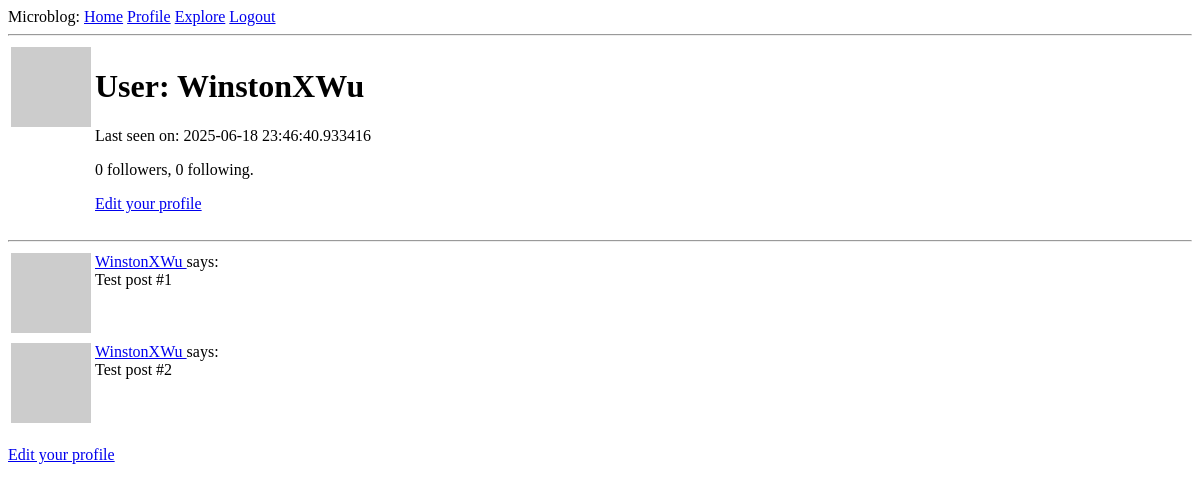
Before: /user/WinstonXWu (signed in) with the older database file.
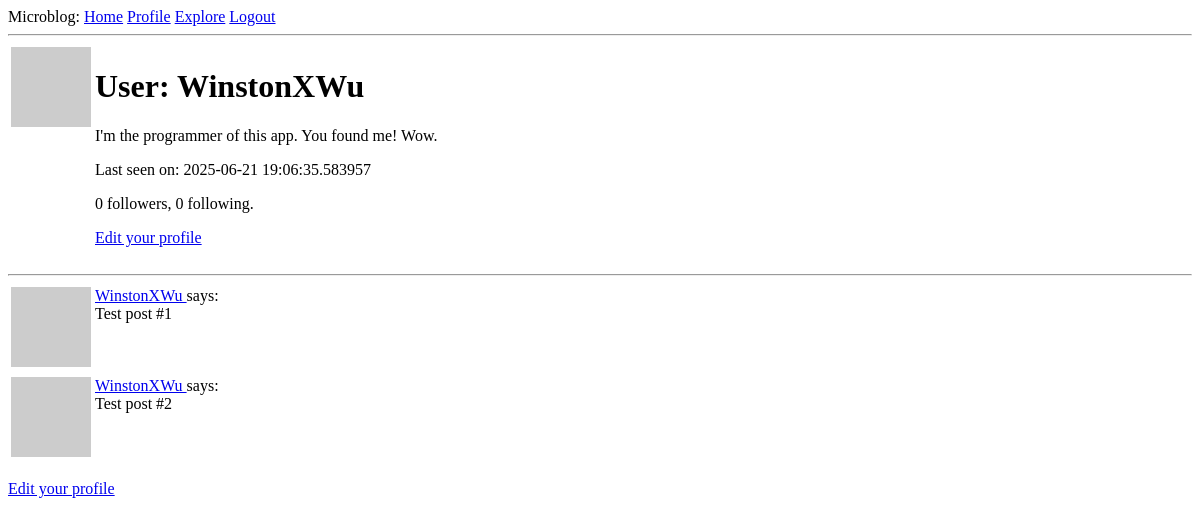
After: the same page with the newer database file.
### app/models.py (models this page shows, shortened)
class User(UserMixin, db.Model):
    id: so. Mapped[int] = so.mapped_column(primary_key=True)
    username: so.Mapped[str] = so.mapped_column(sa.String(64), index=True, unique=True)
    email: so.Mapped[str] = so.mapped_column(sa.String(120), index=True, unique=True)
    password_hash: so.Mapped[Optional[str]] = so.mapped_column(sa.String(256))
    posts: so.WriteOnlyMapped['Post'] = so.relationship(back_populates='author')
    about_me: so.Mapped[Optional[str]] = so.mapped_column(sa.String(140))
    last_seen: so.Mapped[Optional[datetime]] = so.mapped_column(default=lambda: datetime.now(timezone.utc))
    def avatar(self, size):
        digest = md5(self.email.lower().encode('utf-8')).hexdigest()
        return f'https://www.gravatar.com/avatar/{digest}?d=identicon&s={size}'
    following: so.WriteOnlyMapped['User'] = so.relationship(
        secondary=followers, primaryjoin=(followers.c.follower_id == id),
        secondaryjoin=(followers.c.followed_id == id),
        back_populates='followers')
    followers: so.WriteOnlyMapped['User'] = so.relationship(
        secondary=followers, primaryjoin=(followers.c.followed_id == id),
        secondaryjoin=(followers.c.follower_id == id),
        back_populates='following')
    def followers_count(self):
        query = sa.select(sa.func.count()).select_from(
            self.followers.select().subquery())
        return db.session.scalar(query)
    def following_count(self):
        query = sa.select(sa.func.count()).select_from(
            self.following.select().subquery())
        return db.session.scalar(query)

### app/routes.py (the view)
@app.route('/user/<username>')
@login_required
def user(username):
    form = EmptyForm()
    user = db.first_or_404(sa.select(User).where(User.username == username))
    posts = [
        {'author': user, 'body': 'Test post #1'},
        {'author': user, 'body': 'Test post #2'}
    ]
    return render_template('user.html', user=user, posts=posts, form=form)

### app/models.py (called while the page is built)
@login.user_loader
def load_user(id):
    return db.session.get(User, int(id))

### app/routes.py (called while the page is built)
@app.before_request
def before_request():
    if current_user.is_authenticated:
        current_user.last_seen = datetime.now(timezone.utc)
        db.session.commit()

### app/templates/user.html (shortened to what this page needs)
{% extends "base.html" %}
{% block content %}
    <table>
        <tr valign="top">
            <td><img src="{{ user.avatar(128) }}"></td>
            <td>
                <h1>User: {{ user.username }}</h1>
            {% if user.about_me %}<p>{{ user.about_me }}</p>{% endif %}
            {% if user.last_seen %}<p>Last seen on: {{ user.last_seen }}</p>{% endif %}
            <p>{{ user.followers_count() }} followers, {{ user.following_count() }} following.</p>
            {% if user == current_user %}
            <p><a href="{{ url_for('edit_profile') }}">Edit your profile</a></p>
            {% endif %}
            </td>
        </tr>
    </table>
    <hr>
    {% for post in posts %}
        {% include '_post.html' %}
    {% endfor %}
    {% if user == current_user %}
    <p><a href="{{ url_for('edit_profile') }}">Edit your profile</a></p>
    {% endif %}
{% endblock %}

### app/templates/base.html (shortened to what this page needs)
<!doctype html>
<html>
    <head>
    </head>
    <body>
        <div>
            Microblog:
            <a href="{{ url_for('index') }}">Home</a>
            {% if current_user.is_anonymous %}
            <a href="{{ url_for('login') }}">Login</a>
            {% else %}
            <a href="{{ url_for('user', username=current_user.username) }}">Profile</a>
            <a href="{{ url_for('explore') }}">Explore</a>
            <a href="{{ url_for('logout') }}">Logout</a>
            {% endif %}
        </div>
        <hr>
        {% block content %}{% endblock %}
    </body>
</html>

### app/templates/_post.html
<table>
    <tr valign="top">
        <td><img src="{{ post.author.avatar(36) }}"></td>
        <td>
            <a href="{{ url_for('user', username=post.author.username) }}">
                {{ post.author.username }}
            </a>
            says:<br>{{ post.body }}
        </td>
    </tr>
</table>

Changed rows visible on the page:
changed User "WinstonXWu": about_me (not shown) → "I'm the programmer of this app. You found me! Wow."; last_seen "2025-06-18 23:46:40.933416" → "2025-06-21 19:06:35.583957"
